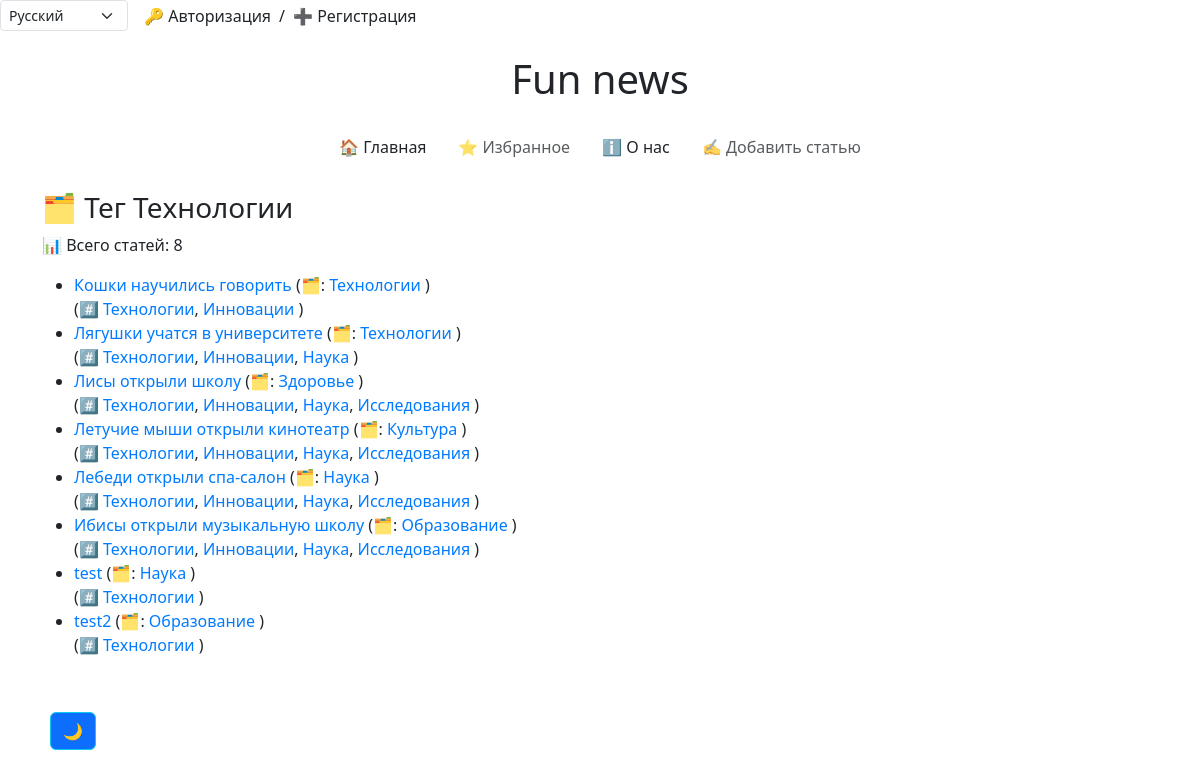
The app's page /ru/news/news/tag/Технологии/ with its own data.
### news/models.py (models this page shows, shortened)
class Article(models.Model):
    title = models.CharField(max_length=255, verbose_name='Заголовок')
    content = models.TextField(verbose_name='Содержание')
    publication_date = models.DateTimeField(default=timezone.now, verbose_name='Дата публикации')
    views = models.IntegerField(default=0, verbose_name='Просмотры')
    category = models.ForeignKey("Category", on_delete=models.CASCADE, verbose_name='Категория', blank=True,
                              null=True)
    tags = models.ManyToManyField("Tag", related_name='article',  verbose_name='Теги', blank=True,
                              null=True)
    likes_count = models.IntegerField(default=0)
    favourites_count = models.IntegerField(default=0)
    is_active = models.BooleanField(default=True,  verbose_name='Теги')
    slug = models.SlugField(blank=True, null=True, unique=True)
    image = models.ImageField(upload_to='articles/%Y/%m/%d/',
                              validators=[FileExtensionValidator(['jpg', 'jpeg', 'png', 'jpeg'])],
                              blank=True,
                              null=True)
    author = models.ForeignKey(get_user_model(), on_delete=models.SET_NULL, null=True,
                               default=None, verbose_name='Author')
    class Meta:
        verbose_name = 'Статья'  # единственное число для отображения в админке
        verbose_name_plural = 'Статьи'  # мн. число для отображения в админке

class Category(models.Model):
    name = models.CharField(max_length=255, unique=True)
    class Meta:
        verbose_name = 'Категория'  # единственное число для отображения в админке
        verbose_name_plural = 'Категории'  # мн. число для отображения в админке

class Tag(models.Model):
    name = models.CharField(max_length=255, unique=True)
    class Meta:
        verbose_name = 'Тег'  # единственное число для отображения в админке
        verbose_name_plural = 'Теги'  # мн. число для отображения в админке

### news/views.py (the view)
# urls.py: path('news/tag/<str:tag_name>/', news_by_tag, name='news_by_tag'),                                # Новости по тегу
def news_by_tag(request, tag_name):
    tag = get_object_or_404(Tag, name=tag_name)
    news = Article.objects.filter(tags=tag)
    all_tags = Tag.objects.all()
    articles_count = news.count()
    all_categories = Category.objects.all()
    context = {
        "news": news,
        "articles_count": articles_count,
        'filter': f"Тег {tag.name}",
        "all_tags": all_tags,
        "selected_tag": tag_name,
        "all_categories": all_categories,
    }
    return render(request, 'news/category_and_tag.html', context)

### news/templates/news/category_and_tag.html (shortened to what this page needs)
{% extends 'news/base.html' %}
{% load i18n %}
{% block content %}
<section class="news">
    <h3> 🗂️ {{ filter }}</h3>
    <p>{% trans '📊 Всего статей:' %} {{ articles_count }}</p>
    {% if news %}
        <ul>
            {% for item in news %}
                <li>
                    <a href="{% url 'news:article_detail' slug=item.slug %}">{{ item.title }}</a>
                    {% if item.category %}
                        <span class="category">
                            ({% trans '🗂️:'  %}
                            <a href="{% url 'news:news_by_category' item.category.name %}">
                                {{ item.category.name }}
                            </a>)
                        </span>
                    {% endif %}
                    <br>
                    {% if item.tags.all %}
                        <span class="tags">
                            ({% trans '#️⃣ '  %}
                            {% for tag in item.tags.all %}
                                <a href="{% url 'news:news_by_tag' tag.name %}"> {{ tag.name }}</a>{% if not forloop.last %}, {% endif %}
                            {% endfor %}
                            )
                        </span>
                    {% endif %}
                </li>
            {% endfor %}
        </ul>
    {% else %}
        <p>{% trans '😕 Нет новостей для отображения.'  %} </p>
    {% endif %}
</section>
{% endblock %}

### static/css/style.css (style rules this page uses)
a { color: #007bff; text-decoration: none; }

### records on screen
Article: title "Кошки научились говорить", category.name "Технологии"
Tag: name "Технологии"
Tag: name "Инновации"
Article: title "Лягушки учатся в университете", category.name "Технологии"
Tag: name "Наука"
Article: title "Лисы открыли школу", category.name "Здоровье"
Tag: name "Исследования"
Article: title "Летучие мыши открыли кинотеатр", category.name "Культура"
Article: title "Лебеди открыли спа-салон", category.name "Наука"
Article: title "Ибисы открыли музыкальную школу", category.name "Образование"
Article: title "test", category.name "Наука"
Article: title "test2", category.name "Образование"

### other values on screen
{{ filter }} "Тег Технологии"
{{ articles_count }} "8"
form field language "Русский"
